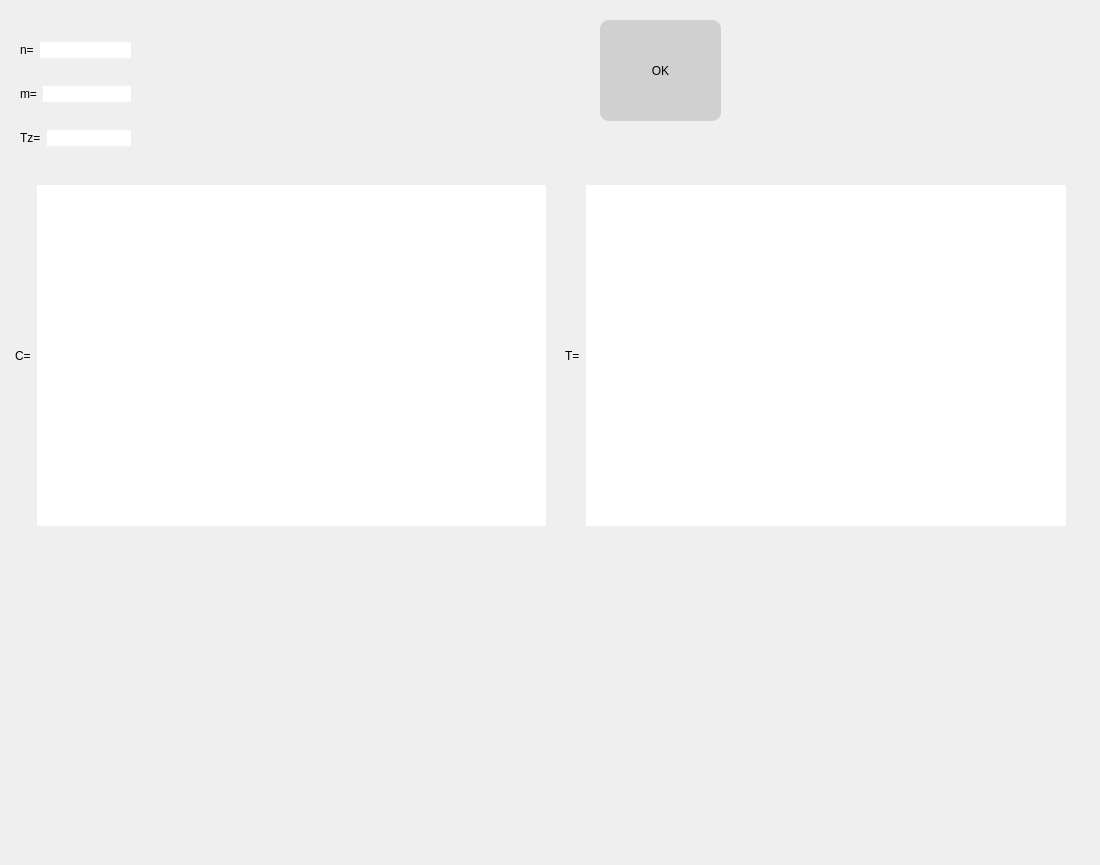
<?xml version="1.0" encoding="UTF-8"?>
<ui version="4.0">
 <class>MainWindow</class>
 <widget class="QMainWindow" name="MainWindow">
  <property name="geometry">
   <rect>
    <x>0</x>
    <y>0</y>
    <width>1100</width>
    <height>865</height>
   </rect>
  </property>
  <property name="windowTitle">
   <string>MainWindow</string>
  </property>
  <property name="styleSheet">
   <string notr="true">border-radius: 9px</string>
  </property>
  <widget class="QWidget" name="centralwidget">
   <widget class="QWidget" name="horizontalLayoutWidget">
    <property name="geometry">
     <rect>
      <x>10</x>
      <y>180</y>
      <width>541</width>
      <height>351</height>
     </rect>
    </property>
    <layout class="QHBoxLayout" name="horizontalLayout">
     <property name="leftMargin">
      <number>5</number>
     </property>
     <property name="topMargin">
      <number>5</number>
     </property>
     <property name="rightMargin">
      <number>5</number>
     </property>
     <property name="bottomMargin">
      <number>5</number>
     </property>
     <item>
      <widget class="QLabel" name="label_4">
       <property name="styleSheet">
        <string notr="true">font: 16pt &quot;MS Shell Dlg 2&quot;;</string>
       </property>
       <property name="text">
        <string>C=</string>
       </property>
      </widget>
     </item>
     <item>
      <widget class="QTableWidget" name="CMatr"/>
     </item>
    </layout>
   </widget>
   <widget class="QWidget" name="horizontalLayoutWidget_2">
    <property name="geometry">
     <rect>
      <x>560</x>
      <y>180</y>
      <width>511</width>
      <height>351</height>
     </rect>
    </property>
    <layout class="QHBoxLayout" name="horizontalLayout_6">
     <property name="leftMargin">
      <number>5</number>
     </property>
     <property name="topMargin">
      <number>5</number>
     </property>
     <property name="rightMargin">
      <number>5</number>
     </property>
     <property name="bottomMargin">
      <number>5</number>
     </property>
     <item>
      <widget class="QLabel" name="label_5">
       <property name="styleSheet">
        <string notr="true">font: 16pt &quot;MS Shell Dlg 2&quot;;</string>
       </property>
       <property name="text">
        <string>T=</string>
       </property>
      </widget>
     </item>
     <item>
      <widget class="QTableWidget" name="TMatr"/>
     </item>
    </layout>
   </widget>
   <widget class="QPushButton" name="ButOk">
    <property name="geometry">
     <rect>
      <x>600</x>
      <y>20</y>
      <width>121</width>
      <height>101</height>
     </rect>
    </property>
    <property name="styleSheet">
     <string notr="true">font: 26pt &quot;MS Shell Dlg 2&quot;; 
background-color: rgb(208, 208, 208);</string>
    </property>
    <property name="text">
     <string>OK</string>
    </property>
   </widget>
   <widget class="QWidget" name="layoutWidget">
    <property name="geometry">
     <rect>
      <x>10</x>
      <y>20</y>
      <width>131</width>
      <height>151</height>
     </rect>
    </property>
    <layout class="QVBoxLayout" name="verticalLayout">
     <property name="leftMargin">
      <number>5</number>
     </property>
     <property name="topMargin">
      <number>5</number>
     </property>
     <property name="rightMargin">
      <number>5</number>
     </property>
     <property name="bottomMargin">
      <number>5</number>
     </property>
     <item>
      <layout class="QHBoxLayout" name="horizontalLayout_2">
       <property name="leftMargin">
        <number>5</number>
       </property>
       <property name="topMargin">
        <number>5</number>
       </property>
       <property name="rightMargin">
        <number>5</number>
       </property>
       <property name="bottomMargin">
        <number>5</number>
       </property>
       <item>
        <widget class="QLabel" name="label">
         <property name="styleSheet">
          <string notr="true">font: 16pt &quot;MS Shell Dlg 2&quot;;</string>
         </property>
         <property name="text">
          <string>n=</string>
         </property>
        </widget>
       </item>
       <item>
        <widget class="QLineEdit" name="nLine"/>
       </item>
      </layout>
     </item>
     <item>
      <layout class="QHBoxLayout" name="horizontalLayout_4">
       <property name="leftMargin">
        <number>5</number>
       </property>
       <property name="topMargin">
        <number>5</number>
       </property>
       <property name="rightMargin">
        <number>5</number>
       </property>
       <property name="bottomMargin">
        <number>5</number>
       </property>
       <item>
        <widget class="QLabel" name="label_2">
         <property name="styleSheet">
          <string notr="true">font: 16pt &quot;MS Shell Dlg 2&quot;;</string>
         </property>
         <property name="text">
          <string>m=</string>
         </property>
        </widget>
       </item>
       <item>
        <widget class="QLineEdit" name="mLine"/>
       </item>
      </layout>
     </item>
     <item>
      <layout class="QHBoxLayout" name="horizontalLayout_5">
       <property name="leftMargin">
        <number>5</number>
       </property>
       <property name="topMargin">
        <number>5</number>
       </property>
       <property name="rightMargin">
        <number>5</number>
       </property>
       <property name="bottomMargin">
        <number>5</number>
       </property>
       <item>
        <widget class="QLabel" name="label_3">
         <property name="styleSheet">
          <string notr="true">font: 16pt &quot;MS Shell Dlg 2&quot;;</string>
         </property>
         <property name="text">
          <string>Tz=</string>
         </property>
        </widget>
       </item>
       <item>
        <widget class="QLineEdit" name="TzLine"/>
       </item>
      </layout>
     </item>
    </layout>
   </widget>
  </widget>
 </widget>
 <resources/>
 <connections/>
</ui>
